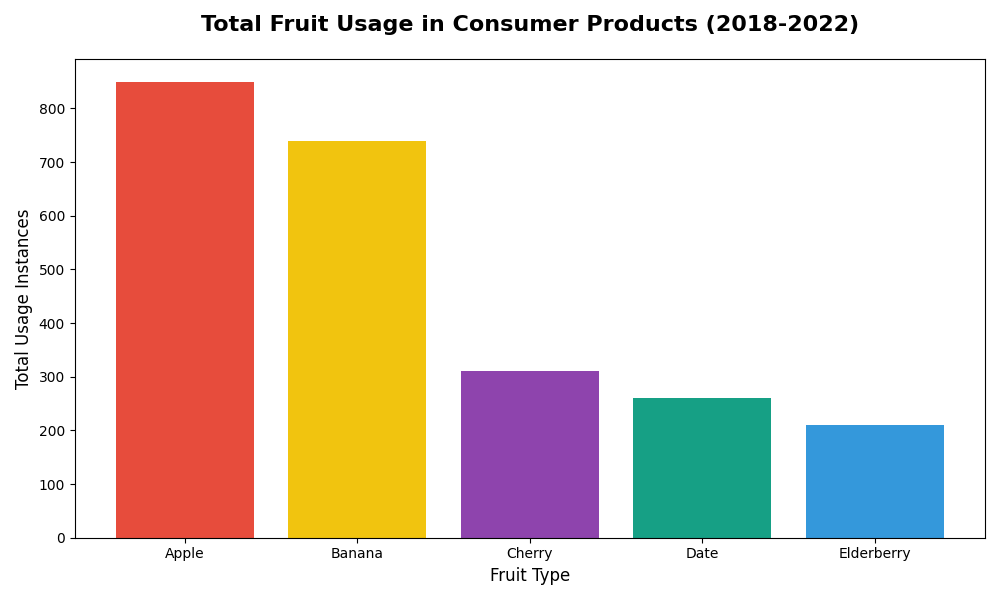

Generate this figure with Python:
import matplotlib.pyplot as plt
import numpy as np

# Fruit types and their total usage over the years
fruit_types = ['Apple', 'Banana', 'Cherry', 'Date', 'Elderberry']
total_usage = np.sum(np.array([
    [150, 160, 170, 180, 190],  # Apple
    [140, 135, 150, 160, 155],  # Banana
    [50, 55, 60, 65, 80],       # Cherry
    [40, 45, 50, 55, 70],       # Date
    [30, 35, 40, 45, 60]        # Elderberry
]), axis=1)

# Sort fruits by total usage in descending order
sorted_indices = np.argsort(total_usage)[::-1]
sorted_fruits = np.array(fruit_types)[sorted_indices]
sorted_usage = total_usage[sorted_indices]

# Create a bar chart
plt.figure(figsize=(10, 6))
plt.bar(sorted_fruits, sorted_usage, color=['#e74c3c', '#f1c40f', '#8e44ad', '#16a085', '#3498db'])

# Set labels and title
plt.xlabel('Fruit Type', fontsize=12)
plt.ylabel('Total Usage Instances', fontsize=12)
plt.title('Total Fruit Usage in Consumer Products (2018-2022)', fontsize=16, fontweight='bold', pad=20)

# Display the sorted bar chart
plt.tight_layout()
plt.show()
